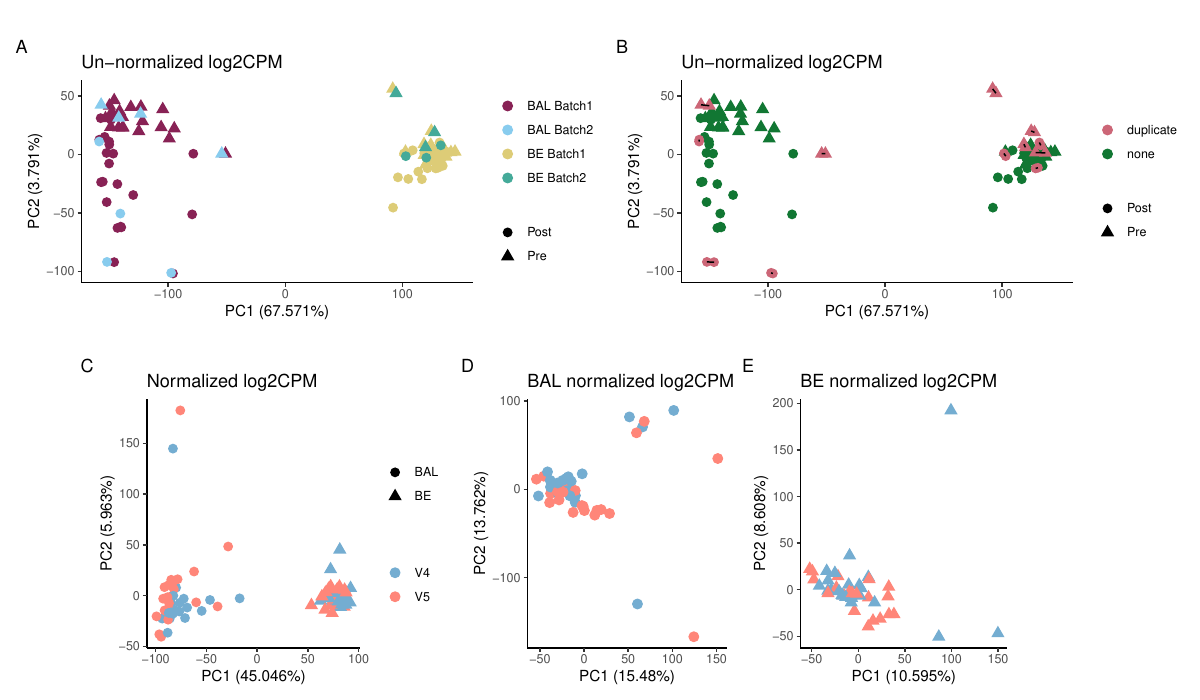

Recreate this plot in R.
library(tidyverse)
# library(BIGpicture)
library(patchwork)
library(edgeR)

#### Data ####
#final data
attach("data_clean/P337_BAL_data.RData")
attach("data_clean/P337_BE_data.RData")

dat.combined <- list()

dat.combined$targets <- bind_rows(dat.BAL$targets,
                                  dat.BE$targets)
dat.combined$E <- inner_join(
  rownames_to_column(as.data.frame(dat.BAL$E)),
  rownames_to_column(as.data.frame(dat.BE$E))) %>% 
  column_to_rownames()

class(dat.combined) <- class(dat.BAL)

#Pre batch filtering
load("data_raw/counts.pc.filter.RData")

#### Batch ####
#Calculate PCA for all data.
PCA.all <- counts.pc.filter %>% 
  column_to_rownames("geneName") %>% 
  #Convert to log counts per million
  cpm(., log=TRUE) %>% 
  t() %>% 
  #Calc PCA
  prcomp()

PC1.label <- paste("PC1 (", summary(PCA.all)$importance[2,1]*100, "%)", sep="")
PC2.label <-paste("PC2 (", summary(PCA.all)$importance[2,2]*100, "%)", sep="")

# Extract PC values
PCA.all.dat <- as.data.frame(PCA.all$x) %>% 
  rownames_to_column("libID") %>%
  # Select PCs for plotting
  dplyr::select(libID, PC1:PC3) %>% 
  # Merge with metadata
  full_join(meta.filter, by="libID") %>% 
  mutate(`SBP-Ag` = recode(visit, "V4"="Pre","V5"="Post"))

PCA.batch <- PCA.all.dat %>% 
  
  ggplot(aes(PC1, PC2)) +
  geom_point(aes(color=paste(group, batch), shape=`SBP-Ag`),
             size=3) + 
  #Beautify
  theme_classic() +
  theme(legend.title = element_blank()) +
  labs(x=PC1.label, y=PC2.label, 
       title="Un-normalized log2CPM") +
  coord_fixed(ratio=1) + 
  scale_color_manual(values=c("#882255","#88CCEE","#DDCC77","#44AA99"))

#list duplicate samples remaining in data
dups <- PCA.all.dat %>% 
  mutate(dupID = paste(group, donorID, visit, sep="_")) %>% 
  select(dupID) %>% unlist(use.names = FALSE)
dups <- dups[duplicated(dups)]

PCA.dups <- PCA.all.dat %>% 
  mutate(dupID = paste(group, donorID, visit, sep="_")) %>% 
  mutate(col.group = ifelse(dupID %in% dups, "duplicate", "none")) %>% 
  arrange(desc(col.group)) %>% 
  
  ggplot(aes(PC1, PC2)) +
  geom_point(aes(color=col.group, shape=`SBP-Ag`),
             size=3) + 
  geom_path(aes(group=dupID)) +
  #Beautify
  theme_classic() +
  theme(legend.title = element_blank()) +
  labs(x=PC1.label, y=PC2.label, 
       title="Un-normalized log2CPM") +
  coord_fixed(ratio=1) +
  scale_color_manual(values=c("#CC6677","#117733"))
# PCA.dups

PCA.batch/PCA.dups + 
  plot_layout(guides = "collect")

#### PCA ####
PCA <- prcomp(t(dat.combined$E), scale. = TRUE, center = TRUE)

PC1.label1 <- paste("PC1", " (", 
                   summary(PCA)$importance[2, 1] * 100, "%)", sep = "")
PC2.label1 <- paste("PC2", " (", 
                   summary(PCA)$importance[2, 2] * 100, "%)", sep = "")

pca.dat <- as.data.frame(PCA$x) %>% 
  rownames_to_column("libID") %>% 
  left_join(dat.combined$targets)

p1 <- ggplot(pca.dat, aes(PC1,PC2, color = visit, shape = group)) + 
  geom_point(size = 3) + 
  theme_classic() + 
  labs(x = PC1.label1, y = PC2.label1, shape="", color="",
       title="Normalized log2CPM") + 
  coord_fixed(ratio = 1) +
  scale_color_manual(values = c("#74add1", "#FF8679"))

#### Separate samples ####
##BAL
dat.BAL <- dat.combined
dat.BAL$targets <- dat.BAL$targets %>% filter(group == "BAL")
dat.BAL$E <- dat.BAL$E %>% select(all_of(dat.BAL$targets$libID))

PCA2 <- prcomp(t(dat.BAL$E), scale. = TRUE, center = TRUE)

PC1.label2 <- paste("PC1", " (", 
                   summary(PCA2)$importance[2, 1] * 100, "%)", sep = "")
PC2.label2 <- paste("PC2", " (", 
                   summary(PCA2)$importance[2, 2] * 100, "%)", sep = "")

pca.dat2 <- as.data.frame(PCA2$x) %>% 
  rownames_to_column("libID") %>% 
  left_join(dat.combined$targets)

p2 <- ggplot(pca.dat2, aes(PC1,PC2, color = visit)) + 
  geom_point(size = 3) + 
  theme_classic() + 
  labs(x = PC1.label2, y = PC2.label2, color="", 
       title="BAL normalized log2CPM") + 
  coord_fixed(ratio = 1) +
  scale_color_manual(values = c("#74add1", "#FF8679")) +
  theme(legend.position = "none")
# p2

##BE
dat.BE <- dat.combined
dat.BE$targets <- dat.BE$targets %>% filter(group == "BE")
dat.BE$E <- dat.BE$E %>% select(all_of(dat.BE$targets$libID))

PCA3 <- prcomp(t(dat.BE$E), scale. = TRUE, center = TRUE)

PC1.label3 <- paste("PC1", " (", 
                    summary(PCA3)$importance[2, 1] * 100, "%)", sep = "")
PC2.label3 <- paste("PC2", " (", 
                    summary(PCA3)$importance[2, 2] * 100, "%)", sep = "")

pca.dat3 <- as.data.frame(PCA3$x) %>% 
  rownames_to_column("libID") %>% 
  left_join(dat.combined$targets)

p3 <- ggplot(pca.dat3, aes(PC1,PC2, color = visit)) + 
  geom_point(size = 3, shape="triangle") + 
  theme_classic() + 
  labs(x = PC1.label3, y = PC2.label3, color="", 
       title="BE normalized log2CPM") + 
  coord_fixed(ratio = 1) +
  scale_color_manual(values = c("#74add1", "#FF8679")) +
  theme(legend.position = "none")
# p3

#### Save ####
plot_all <- (PCA.batch+PCA.dups)/(p1+p2+p3)+ 
  plot_annotation(tag_levels = "A")
plot_all

ggsave(filename = "publication/FigS1_pca.png", plot_all,
       width = 12, height = 7)
ggsave(filename = "publication/FigS1_pca.pdf", plot_all,
       width = 12, height = 7)
